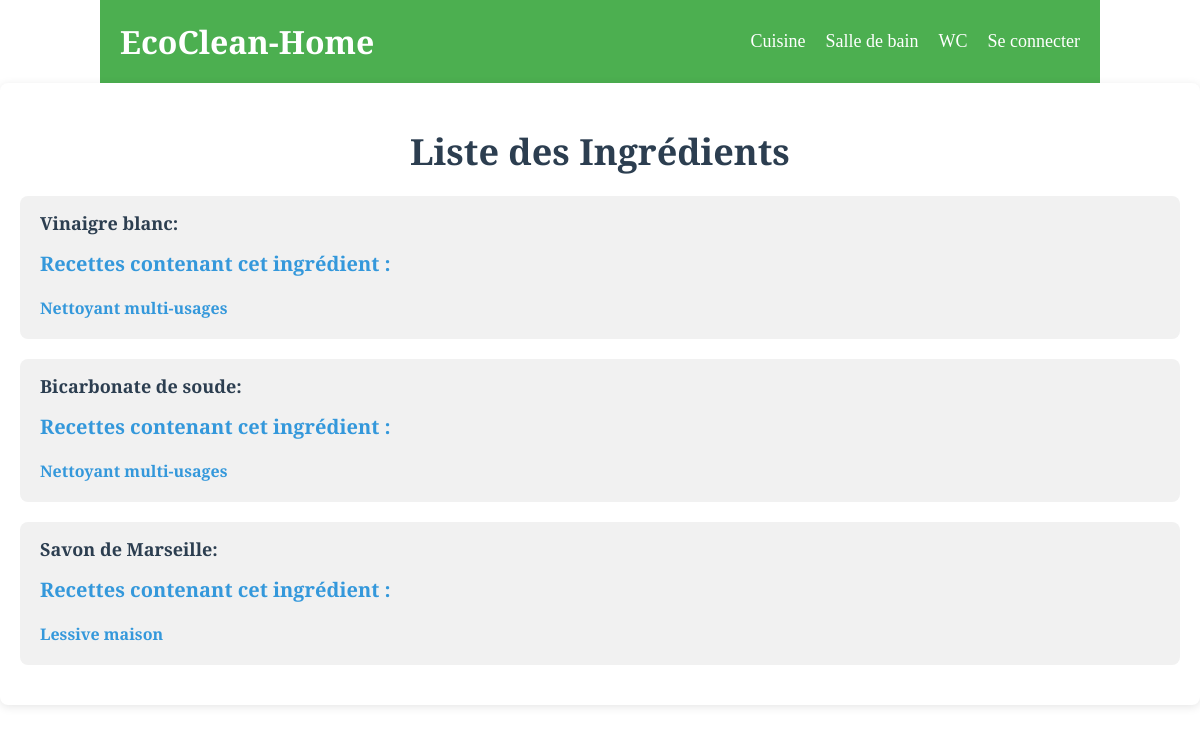
/code/ingredients.php, run on an earlier commit of the app's database.
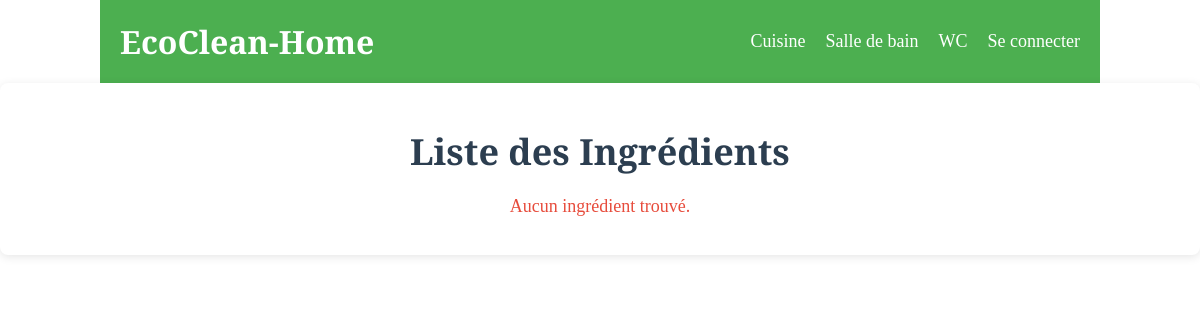
And on a later commit of the database.
### tables this page shows
CREATE TABLE IF NOT EXISTS ingredient (
    ingredient_id INT AUTO_INCREMENT PRIMARY KEY,
    nom VARCHAR(255) NOT NULL,
    description TEXT
);

CREATE TABLE IF NOT EXISTS recette (
    recette_id INT AUTO_INCREMENT PRIMARY KEY,
    nom VARCHAR(255) NOT NULL,
    description TEXT NOT NULL,
    categorie_id INT,
    FOREIGN KEY (categorie_id) REFERENCES categorie(categorie_id) ON DELETE CASCADE
);

### code/ingredients.php (the view, shortened to what this page needs)
<?php
include 'header.php';
$sql_ingredients = "SELECT * FROM ingredient";
$result_ingredients = $conn->query($sql_ingredients);
?>
<!DOCTYPE html>
<html lang="fr">
<head>
    <link rel="stylesheet" href="ingredients.css">
</head>
<body>
    <div class="ingredients-container">
        <h1 class="ingredients-title">Liste des Ingrédients</h1>
        <?php if ($result_ingredients->num_rows > 0) { ?>
            <ul class="ingredients-list">
                <?php while ($row = $result_ingredients->fetch_assoc()) { ?>
                    <li class="ingredients-list-item">
                        <strong class="ingredient-name"><?php echo $row['nom']; ?>:</strong>
                        <h3 class="ingredient-recipes-title">Recettes contenant cet ingrédient :</h3>
                        <ul class="ingredient-recipes-list">
                            <?php
                            $ingredient_id = $row['ingredient_id'];
                            $sql_recettes = "SELECT r.recette_id, r.nom
                                             FROM recette r
                                             JOIN recette_ingredient ri ON r.recette_id = ri.recette_id
                                             WHERE ri.ingredient_id = $ingredient_id";
                            $result_recettes = $conn->query($sql_recettes);
                            if ($result_recettes->num_rows > 0) {
                                while ($recette = $result_recettes->fetch_assoc()) {
                                    ?>
                                    <li class="ingredient-recipes-item">
                                        <a href="recette.php?id=<?php echo $recette['recette_id']; ?>" class="ingredient-recipe-link">
                                            <?php echo $recette['nom']; ?>
                                        </a>
                                    </li>
                                    <?php
                                }
                            } else {
                                echo "<li class='ingredient-no-recipes'>Aucune recette contenant cet ingrédient.</li>";
                            }
                            ?>
                        </ul>
                    </li>
                <?php } ?>
            </ul>
        <?php } else { ?>
            <p class="ingredients-empty">Aucun ingrédient trouvé.</p>
        <?php } ?>
    </div>
</body>
</html>

### code/header.php (shortened to what this page needs)
<!DOCTYPE html>
<html lang="fr">
<head>
    <link rel="stylesheet" href="header.css">
</head>
<body>
    <header>
        <div class="site-logo">
            <a href="index.php" style="color: white; text-decoration: none;">EcoClean-Home</a>
        </div>
        <nav class="main-nav">
            <ul class="nav-list">
                <li class="nav-item"><a href="cuisine.php">Cuisine</a></li>
                <li class="nav-item"><a href="sdb.php">Salle de bain</a></li>
                <li class="nav-item"><a href="wc.php">WC</a></li>
                <?php if (isset($_SESSION['user'])): ?>
                    <li class="nav-item"><a href="gestion_ingredients.php">Ajouter ingrédient</a></li>
                    <li class="nav-item"><a href="gestion_recettes.php">Ajouter recette</a></li>
                    <li class="nav-item"><a href="logout.php">Se déconnecter</a></li>
                <?php else: ?>
                    <li class="nav-item"><a href="connexion.php">Se connecter</a></li>
                <?php endif; ?>
            </ul>
        </nav>
    </header>
</body>
</html>

### code/header.css (style rules this page uses)
body { font-family: "EB Garamond", serif; font-optical-sizing: auto; font-style: normal; margin: 0; padding: 0; }
header { background-color: #4CAF50; padding: 20px; display: flex; justify-content: space-between; align-items: center; flex-wrap: wrap; color: white; width: 80%; margin: 0 auto; }
header .site-logo { font-size: 32px; font-weight: bold; margin-right: 50px; }
header .main-nav ul.nav-list { list-style: none; display: flex; gap: 20px; padding: 0; margin: 0; }
header .main-nav ul.nav-list li.nav-item a { color: white; text-decoration: none; font-size: 18px; }

### code/ingredients.css (style rules this page uses)
.ingredients-container { max-width: 1200px; margin: 0 auto; padding: 20px; background-color: #fff; border-radius: 8px; box-shadow: 0 2px 10px rgba(0, 0, 0, 0.1); }
.ingredients-title { text-align: center; color: #2c3e50; font-size: 36px; margin-bottom: 20px; }
.ingredients-empty { text-align: center; font-size: 18px; color: #e74c3c; }
.ingredients-list { list-style: none; padding: 0; }
.ingredients-list-item { font-size: 18px; margin: 20px 0; background-color: #f1f1f1; padding: 15px 20px; border-radius: 8px; transition: background-color 0.3s ease; }
.ingredient-name { font-weight: bold; color: #2c3e50; }
.ingredient-recipes-title { font-size: 20px; color: #3498db; margin-top: 15px; }
.ingredient-recipes-list { list-style: none; padding: 0; }
.ingredient-recipes-item { font-size: 16px; margin: 5px 0; }
.ingredient-recipe-link { text-decoration: none; color: #3498db; font-weight: bold; }

What changed in the data, as far as the page shows it:
removed ingredient: nom "Vinaigre blanc"
removed recette: nom "Nettoyant multi-usages"
removed ingredient: nom "Bicarbonate de soude"
removed ingredient: nom "Savon de Marseille"
removed recette: nom "Lessive maison", shown under "Savon de Marseille"
Also different on the page:
text now shown: "Aucun ingrédient trouvé."
